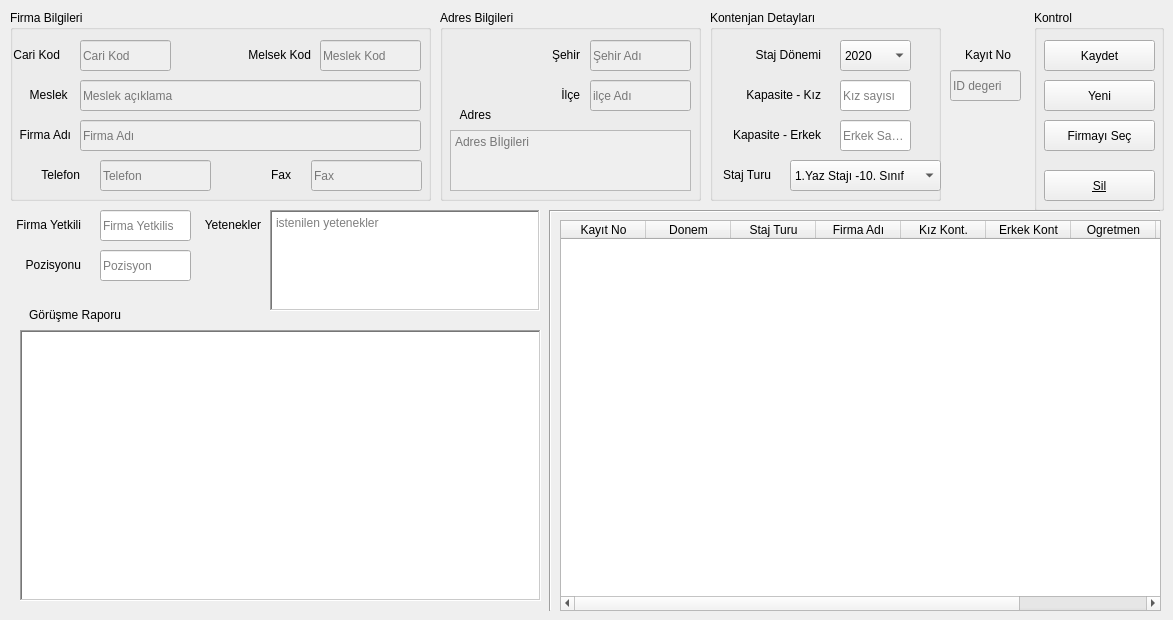
      <widget class="QWidget" name="tab_14">
       <attribute name="title">
        <string>Staj Kontenjanları</string>
       </attribute>
       <widget class="QGroupBox" name="groupBox_29">
        <property name="geometry">
         <rect>
          <x>1034</x>
          <y>10</y>
          <width>130</width>
          <height>201</height>
         </rect>
        </property>
        <property name="title">
         <string>Kontrol</string>
        </property>
        <widget class="QPushButton" name="pushButton_36">
         <property name="geometry">
          <rect>
           <x>10</x>
           <y>30</y>
           <width>111</width>
           <height>31</height>
          </rect>
         </property>
         <property name="text">
          <string>Kaydet</string>
         </property>
        </widget>
        <widget class="QPushButton" name="pushButton_37">
         <property name="geometry">
          <rect>
           <x>10</x>
           <y>70</y>
           <width>111</width>
           <height>31</height>
          </rect>
         </property>
         <property name="text">
          <string>Yeni</string>
         </property>
        </widget>
        <widget class="QPushButton" name="pushButton_38">
         <property name="geometry">
          <rect>
           <x>10</x>
           <y>160</y>
           <width>111</width>
           <height>31</height>
          </rect>
         </property>
         <property name="font">
          <font>
           <underline>true</underline>
          </font>
         </property>
         <property name="text">
          <string>Sil</string>
         </property>
        </widget>
        <widget class="QPushButton" name="pushButton_26">
         <property name="geometry">
          <rect>
           <x>10</x>
           <y>110</y>
           <width>111</width>
           <height>31</height>
          </rect>
         </property>
         <property name="text">
          <string>Firmayı Seç</string>
         </property>
        </widget>
       </widget>
       <widget class="QGroupBox" name="groupBox_27">
        <property name="geometry">
         <rect>
          <x>710</x>
          <y>10</y>
          <width>231</width>
          <height>191</height>
         </rect>
        </property>
        <property name="title">
         <string>Kontenjan Detayları</string>
        </property>
        <widget class="QComboBox" name="comboBox_14">
         <property name="geometry">
          <rect>
           <x>130</x>
           <y>30</y>
           <width>71</width>
           <height>31</height>
          </rect>
         </property>
         <item>
          <property name="text">
           <string>2020</string>
          </property>
         </item>
         <item>
          <property name="text">
           <string>2021</string>
          </property>
         </item>
         <item>
          <property name="text">
           <string>2022</string>
          </property>
         </item>
         <item>
          <property name="text">
           <string>2023</string>
          </property>
         </item>
         <item>
          <property name="text">
           <string>2024</string>
          </property>
         </item>
         <item>
          <property name="text">
           <string>2025</string>
          </property>
         </item>
         <item>
          <property name="text">
           <string>2026</string>
          </property>
         </item>
         <item>
          <property name="text">
           <string>2027</string>
          </property>
         </item>
         <item>
          <property name="text">
           <string>2028</string>
          </property>
         </item>
         <item>
          <property name="text">
           <string>2029</string>
          </property>
         </item>
         <item>
          <property name="text">
           <string>2030</string>
          </property>
         </item>
         <item>
          <property name="text">
           <string>2031</string>
          </property>
         </item>
         <item>
          <property name="text">
           <string>2032</string>
          </property>
         </item>
         <item>
          <property name="text">
           <string>2033</string>
          </property>
         </item>
         <item>
          <property name="text">
           <string>2034</string>
          </property>
         </item>
         <item>
          <property name="text">
           <string>2035</string>
          </property>
         </item>
        </widget>
        <widget class="QLabel" name="label_96">
         <property name="geometry">
          <rect>
           <x>30</x>
           <y>30</y>
           <width>81</width>
           <height>30</height>
          </rect>
         </property>
         <property name="midLineWidth">
          <number>0</number>
         </property>
         <property name="text">
          <string>Staj Dönemi</string>
         </property>
         <property name="alignment">
          <set>Qt::AlignRight|Qt::AlignTrailing|Qt::AlignVCenter</set>
         </property>
        </widget>
        <widget class="QLineEdit" name="lineEdit_81">
         <property name="geometry">
          <rect>
           <x>130</x>
           <y>110</y>
           <width>71</width>
           <height>31</height>
          </rect>
         </property>
         <property name="inputMask">
          <string/>
         </property>
         <property name="text">
          <string/>
         </property>
         <property name="maxLength">
          <number>2</number>
         </property>
         <property name="placeholderText">
          <string>Erkek Sayısı</string>
         </property>
        </widget>
        <widget class="QLabel" name="label_97">
         <property name="geometry">
          <rect>
           <x>10</x>
           <y>110</y>
           <width>101</width>
           <height>30</height>
          </rect>
         </property>
         <property name="midLineWidth">
          <number>0</number>
         </property>
         <property name="text">
          <string>Kapasite - Erkek</string>
         </property>
         <property name="alignment">
          <set>Qt::AlignRight|Qt::AlignTrailing|Qt::AlignVCenter</set>
         </property>
        </widget>
        <widget class="QLineEdit" name="lineEdit_77">
         <property name="geometry">
          <rect>
           <x>130</x>
           <y>70</y>
           <width>71</width>
           <height>31</height>
          </rect>
         </property>
         <property name="inputMask">
          <string/>
         </property>
         <property name="text">
          <string/>
         </property>
         <property name="maxLength">
          <number>2</number>
         </property>
         <property name="placeholderText">
          <string>Kız sayısı</string>
         </property>
        </widget>
        <widget class="QLabel" name="label_93">
         <property name="geometry">
          <rect>
           <x>30</x>
           <y>70</y>
           <width>81</width>
           <height>30</height>
          </rect>
         </property>
         <property name="midLineWidth">
          <number>0</number>
         </property>
         <property name="text">
          <string>Kapasite - Kız</string>
         </property>
         <property name="alignment">
          <set>Qt::AlignRight|Qt::AlignTrailing|Qt::AlignVCenter</set>
         </property>
        </widget>
        <widget class="QLabel" name="label_79">
         <property name="geometry">
          <rect>
           <x>0</x>
           <y>150</y>
           <width>61</width>
           <height>30</height>
          </rect>
         </property>
         <property name="midLineWidth">
          <number>0</number>
         </property>
         <property name="text">
          <string>Staj Turu</string>
         </property>
         <property name="alignment">
          <set>Qt::AlignRight|Qt::AlignTrailing|Qt::AlignVCenter</set>
         </property>
        </widget>
        <widget class="QComboBox" name="comboBox_12">
         <property name="geometry">
          <rect>
           <x>80</x>
           <y>150</y>
           <width>151</width>
           <height>31</height>
          </rect>
         </property>
         <item>
          <property name="text">
           <string>1.Yaz Stajı -10. Sınıf</string>
          </property>
         </item>
         <item>
          <property name="text">
           <string>2.Yaz Stajı -11. Sınıf</string>
          </property>
         </item>
         <item>
          <property name="text">
           <string>3.Ara Donem Staj - 10. Sınıf</string>
          </property>
         </item>
         <item>
          <property name="text">
           <string>4.Ara Dönem Staj - 11. Sınıf</string>
          </property>
         </item>
         <item>
          <property name="text">
           <string>10.Sınıf Eksik Staj</string>
          </property>
         </item>
         <item>
          <property name="text">
           <string>11.Sınıf Eksik Staj</string>
          </property>
         </item>
         <item>
          <property name="text">
           <string>Diğer - Eksik Staj</string>
          </property>
         </item>
        </widget>
        <widget class="QLabel" name="label_123">
         <property name="geometry">
          <rect>
           <x>200</x>
           <y>74</y>
           <width>21</width>
           <height>20</height>
          </rect>
         </property>
         <property name="text">
          <string/>
         </property>
         <property name="pixmap">
          <pixmap resource="icons.qrc">:/staticfiles/icons/warning.png</pixmap>
         </property>
         <property name="scaledContents">
          <bool>true</bool>
         </property>
        </widget>
        <widget class="QLabel" name="label_124">
         <property name="geometry">
          <rect>
           <x>200</x>
           <y>114</y>
           <width>21</width>
           <height>20</height>
          </rect>
         </property>
         <property name="text">
          <string/>
         </property>
         <property name="pixmap">
          <pixmap resource="icons.qrc">:/staticfiles/icons/warning.png</pixmap>
         </property>
         <property name="scaledContents">
          <bool>true</bool>
         </property>
        </widget>
       </widget>
       <widget class="QGroupBox" name="groupBox_22">
        <property name="geometry">
         <rect>
          <x>440</x>
          <y>10</y>
          <width>261</width>
          <height>191</height>
         </rect>
        </property>
        <property name="title">
         <string>Adres Bilgileri</string>
        </property>
        <widget class="QLabel" name="label_80">
         <property name="geometry">
          <rect>
           <x>10</x>
           <y>70</y>
           <width>130</width>
           <height>30</height>
          </rect>
         </property>
         <property name="midLineWidth">
          <number>0</number>
         </property>
         <property name="text">
          <string>İlçe</string>
         </property>
         <property name="alignment">
          <set>Qt::AlignRight|Qt::AlignTrailing|Qt::AlignVCenter</set>
         </property>
        </widget>
        <widget class="QLineEdit" name="lineEdit_67">
         <property name="enabled">
          <bool>false</bool>
         </property>
         <property name="geometry">
          <rect>
           <x>150</x>
           <y>70</y>
           <width>101</width>
           <height>31</height>
          </rect>
         </property>
         <property name="placeholderText">
          <string>ilçe Adı</string>
         </property>
        </widget>
        <widget class="QLabel" name="label_81">
         <property name="geometry">
          <rect>
           <x>10</x>
           <y>90</y>
           <width>41</width>
           <height>30</height>
          </rect>
         </property>
         <property name="midLineWidth">
          <number>0</number>
         </property>
         <property name="text">
          <string>Adres</string>
         </property>
         <property name="alignment">
          <set>Qt::AlignRight|Qt::AlignTrailing|Qt::AlignVCenter</set>
         </property>
        </widget>
        <widget class="QTextEdit" name="textEdit_6">
         <property name="enabled">
          <bool>false</bool>
         </property>
         <property name="geometry">
          <rect>
           <x>10</x>
           <y>120</y>
           <width>241</width>
           <height>61</height>
          </rect>
         </property>
         <property name="placeholderText">
          <string>Adres Bİlgileri</string>
         </property>
        </widget>
        <widget class="QLabel" name="label_82">
         <property name="geometry">
          <rect>
           <x>10</x>
           <y>30</y>
           <width>130</width>
           <height>30</height>
          </rect>
         </property>
         <property name="midLineWidth">
          <number>0</number>
         </property>
         <property name="text">
          <string>Şehir</string>
         </property>
         <property name="alignment">
          <set>Qt::AlignRight|Qt::AlignTrailing|Qt::AlignVCenter</set>
         </property>
        </widget>
        <widget class="QLineEdit" name="lineEdit_68">
         <property name="enabled">
          <bool>false</bool>
         </property>
         <property name="geometry">
          <rect>
           <x>150</x>
           <y>30</y>
           <width>101</width>
           <height>31</height>
          </rect>
         </property>
         <property name="placeholderText">
          <string>Şehir Adı</string>
         </property>
        </widget>
       </widget>
       <widget class="QGroupBox" name="groupBox_23">
        <property name="geometry">
         <rect>
          <x>10</x>
          <y>10</y>
          <width>421</width>
          <height>191</height>
         </rect>
        </property>
        <property name="title">
         <string>Firma Bilgileri</string>
        </property>
        <widget class="QLabel" name="label_83">
         <property name="geometry">
          <rect>
           <x>-1</x>
           <y>30</y>
           <width>51</width>
           <height>30</height>
          </rect>
         </property>
         <property name="midLineWidth">
          <number>0</number>
         </property>
         <property name="text">
          <string>Cari Kod</string>
         </property>
         <property name="alignment">
          <set>Qt::AlignRight|Qt::AlignTrailing|Qt::AlignVCenter</set>
         </property>
        </widget>
        <widget class="QLabel" name="label_84">
         <property name="geometry">
          <rect>
           <x>19</x>
           <y>150</y>
           <width>51</width>
           <height>30</height>
          </rect>
         </property>
         <property name="midLineWidth">
          <number>0</number>
         </property>
         <property name="text">
          <string>Telefon</string>
         </property>
         <property name="alignment">
          <set>Qt::AlignRight|Qt::AlignTrailing|Qt::AlignVCenter</set>
         </property>
        </widget>
        <widget class="QLineEdit" name="lineEdit_69">
         <property name="enabled">
          <bool>false</bool>
         </property>
         <property name="geometry">
          <rect>
           <x>70</x>
           <y>110</y>
           <width>341</width>
           <height>31</height>
          </rect>
         </property>
         <property name="text">
          <string/>
         </property>
         <property name="placeholderText">
          <string>Firma Adı</string>
         </property>
        </widget>
        <widget class="QLabel" name="label_85">
         <property name="geometry">
          <rect>
           <x>230</x>
           <y>150</y>
           <width>51</width>
           <height>30</height>
          </rect>
         </property>
         <property name="midLineWidth">
          <number>0</number>
         </property>
         <property name="text">
          <string>Fax</string>
         </property>
         <property name="alignment">
          <set>Qt::AlignRight|Qt::AlignTrailing|Qt::AlignVCenter</set>
         </property>
        </widget>
        <widget class="QLineEdit" name="lineEdit_70">
         <property name="enabled">
          <bool>false</bool>
         </property>
         <property name="geometry">
          <rect>
           <x>70</x>
           <y>30</y>
           <width>91</width>
           <height>31</height>
          </rect>
         </property>
         <property name="text">
          <string/>
         </property>
         <property name="readOnly">
          <bool>false</bool>
         </property>
         <property name="placeholderText">
          <string>Cari Kod</string>
         </property>
         <property name="clearButtonEnabled">
          <bool>false</bool>
         </property>
        </widget>
        <widget class="QLabel" name="label_86">
         <property name="geometry">
          <rect>
           <x>0</x>
           <y>110</y>
           <width>61</width>
           <height>30</height>
          </rect>
         </property>
         <property name="midLineWidth">
          <number>0</number>
         </property>
         <property name="text">
          <string>Firma Adı</string>
         </property>
         <property name="alignment">
          <set>Qt::AlignRight|Qt::AlignTrailing|Qt::AlignVCenter</set>
         </property>
        </widget>
        <widget class="QLineEdit" name="lineEdit_71">
         <property name="enabled">
          <bool>false</bool>
         </property>
         <property name="geometry">
          <rect>
           <x>90</x>
           <y>150</y>
           <width>111</width>
           <height>31</height>
          </rect>
         </property>
         <property name="text">
          <string/>
         </property>
         <property name="placeholderText">
          <string>Telefon</string>
         </property>
        </widget>
        <widget class="QLineEdit" name="lineEdit_72">
         <property name="enabled">
          <bool>false</bool>
         </property>
         <property name="geometry">
          <rect>
           <x>301</x>
           <y>150</y>
           <width>111</width>
           <height>31</height>
          </rect>
         </property>
         <property name="text">
          <string/>
         </property>
         <property name="placeholderText">
          <string>Fax</string>
         </property>
        </widget>
        <widget class="QLabel" name="label_89">
         <property name="geometry">
          <rect>
           <x>230</x>
           <y>30</y>
           <width>71</width>
           <height>30</height>
          </rect>
         </property>
         <property name="midLineWidth">
          <number>0</number>
         </property>
         <property name="text">
          <string>Melsek Kod</string>
         </property>
         <property name="alignment">
          <set>Qt::AlignRight|Qt::AlignTrailing|Qt::AlignVCenter</set>
         </property>
        </widget>
        <widget class="QLineEdit" name="lineEdit_75">
         <property name="enabled">
          <bool>false</bool>
         </property>
         <property name="geometry">
          <rect>
           <x>310</x>
           <y>30</y>
           <width>101</width>
           <height>31</height>
          </rect>
         </property>
         <property name="inputMethodHints">
          <set>Qt::ImhFormattedNumbersOnly</set>
         </property>
         <property name="placeholderText">
          <string>Meslek Kod</string>
         </property>
        </widget>
        <widget class="QLabel" name="label_92">
         <property name="geometry">
          <rect>
           <x>0</x>
           <y>70</y>
           <width>61</width>
           <height>30</height>
          </rect>
         </property>
         <property name="midLineWidth">
          <number>0</number>
         </property>
         <property name="text">
          <string>Meslek </string>
         </property>
         <property name="alignment">
          <set>Qt::AlignRight|Qt::AlignTrailing|Qt::AlignVCenter</set>
         </property>
        </widget>
        <widget class="QLineEdit" name="lineEdit_78">
         <property name="enabled">
          <bool>false</bool>
         </property>
         <property name="geometry">
          <rect>
           <x>70</x>
           <y>70</y>
           <width>341</width>
           <height>31</height>
          </rect>
         </property>
         <property name="text">
          <string/>
         </property>
         <property name="placeholderText">
          <string>Meslek açıklama</string>
         </property>
        </widget>
       </widget>
       <widget class="QLineEdit" name="lineEdit_79">
        <property name="geometry">
         <rect>
          <x>100</x>
          <y>210</y>
          <width>91</width>
          <height>31</height>
         </rect>
        </property>
        <property name="text">
         <string/>
        </property>
        <property name="placeholderText">
         <string>Firma Yetkilis</string>
        </property>
       </widget>
       <widget class="QLabel" name="label_94">
        <property name="geometry">
         <rect>
          <x>0</x>
          <y>210</y>
          <width>81</width>
          <height>30</height>
         </rect>
        </property>
        <property name="midLineWidth">
         <number>0</number>
        </property>
        <property name="text">
         <string>Firma Yetkili</string>
        </property>
        <property name="alignment">
         <set>Qt::AlignRight|Qt::AlignTrailing|Qt::AlignVCenter</set>
        </property>
       </widget>
       <widget class="QLineEdit" name="lineEdit_80">
        <property name="geometry">
         <rect>
          <x>100</x>
          <y>250</y>
          <width>91</width>
          <height>31</height>
         </rect>
        </property>
        <property name="text">
         <string/>
        </property>
        <property name="placeholderText">
         <string>Pozisyon</string>
        </property>
       </widget>
       <widget class="QLabel" name="label_95">
        <property name="geometry">
         <rect>
          <x>0</x>
          <y>250</y>
          <width>81</width>
          <height>30</height>
         </rect>
        </property>
        <property name="midLineWidth">
         <number>0</number>
        </property>
        <property name="text">
         <string>Pozisyonu</string>
        </property>
        <property name="alignment">
         <set>Qt::AlignRight|Qt::AlignTrailing|Qt::AlignVCenter</set>
        </property>
       </widget>
       <widget class="QTextEdit" name="textEdit_8">
        <property name="geometry">
         <rect>
          <x>270</x>
          <y>210</y>
          <width>270</width>
          <height>101</height>
         </rect>
        </property>
        <property name="frameShape">
         <enum>QFrame::WinPanel</enum>
        </property>
        <property name="sizeAdjustPolicy">
         <enum>QAbstractScrollArea::AdjustIgnored</enum>
        </property>
        <property name="autoFormatting">
         <set>QTextEdit::AutoAll</set>
        </property>
        <property name="html">
         <string>&lt;!DOCTYPE HTML PUBLIC &quot;-//W3C//DTD HTML 4.0//EN&quot; &quot;http://www.w3.org/TR/REC-html40/strict.dtd&quot;&gt;
&lt;html&gt;&lt;head&gt;&lt;meta name=&quot;qrichtext&quot; content=&quot;1&quot; /&gt;&lt;style type=&quot;text/css&quot;&gt;
p, li { white-space: pre-wrap; }
&lt;/style&gt;&lt;/head&gt;&lt;body style=&quot; font-family:'MS Shell Dlg 2'; font-size:7.8pt; font-weight:400; font-style:normal;&quot;&gt;
&lt;p style=&quot;-qt-paragraph-type:empty; margin-top:0px; margin-bottom:0px; margin-left:0px; margin-right:0px; -qt-block-indent:0; text-indent:0px;&quot;&gt;&lt;br /&gt;&lt;/p&gt;&lt;/body&gt;&lt;/html&gt;</string>
        </property>
        <property name="placeholderText">
         <string>istenilen yetenekler</string>
        </property>
       </widget>
       <widget class="QLabel" name="label_98">
        <property name="geometry">
         <rect>
          <x>180</x>
          <y>210</y>
          <width>81</width>
          <height>30</height>
         </rect>
        </property>
        <property name="midLineWidth">
         <number>0</number>
        </property>
        <property name="text">
         <string>Yetenekler</string>
        </property>
        <property name="alignment">
         <set>Qt::AlignRight|Qt::AlignTrailing|Qt::AlignVCenter</set>
        </property>
       </widget>
       <widget class="QLabel" name="label_99">
        <property name="geometry">
         <rect>
          <x>10</x>
          <y>300</y>
          <width>111</width>
          <height>30</height>
         </rect>
        </property>
        <property name="midLineWidth">
         <number>0</number>
        </property>
        <property name="text">
         <string>Görüşme Raporu</string>
        </property>
        <property name="alignment">
         <set>Qt::AlignRight|Qt::AlignTrailing|Qt::AlignVCenter</set>
        </property>
       </widget>
       <widget class="Line" name="line_3">
        <property name="geometry">
         <rect>
          <x>540</x>
          <y>210</y>
          <width>20</width>
          <height>401</height>
         </rect>
        </property>
        <property name="orientation">
         <enum>Qt::Vertical</enum>
        </property>
       </widget>
       <widget class="Line" name="line_4">
        <property name="geometry">
         <rect>
          <x>550</x>
          <y>210</y>
          <width>610</width>
          <height>3</height>
         </rect>
        </property>
        <property name="orientation">
         <enum>Qt::Horizontal</enum>
        </property>
       </widget>
       <widget class="QTableWidget" name="tableWidget_7">
        <property name="geometry">
         <rect>
          <x>560</x>
          <y>220</y>
          <width>601</width>
          <height>391</height>
         </rect>
        </property>
        <property name="sizeAdjustPolicy">
         <enum>QAbstractScrollArea::AdjustToContents</enum>
        </property>
        <property name="editTriggers">
         <set>QAbstractItemView::NoEditTriggers</set>
        </property>
        <property name="selectionMode">
         <enum>QAbstractItemView::SingleSelection</enum>
        </property>
        <property name="selectionBehavior">
         <enum>QAbstractItemView::SelectRows</enum>
        </property>
        <property name="sortingEnabled">
         <bool>true</bool>
        </property>
        <attribute name="horizontalHeaderCascadingSectionResizes">
         <bool>true</bool>
        </attribute>
        <attribute name="horizontalHeaderDefaultSectionSize">
         <number>85</number>
        </attribute>
        <attribute name="horizontalHeaderShowSortIndicator" stdset="0">
         <bool>true</bool>
        </attribute>
        <attribute name="horizontalHeaderStretchLastSection">
         <bool>true</bool>
        </attribute>
        <column>
         <property name="text">
          <string>Kayıt No</string>
         </property>
        </column>
        <column>
         <property name="text">
          <string>Donem</string>
         </property>
        </column>
        <column>
         <property name="text">
          <string>Staj Turu</string>
         </property>
        </column>
        <column>
         <property name="text">
          <string>Firma Adı</string>
         </property>
        </column>
        <column>
         <property name="text">
          <string>Kız Kont.</string>
         </property>
        </column>
        <column>
         <property name="text">
          <string>Erkek Kont</string>
         </property>
        </column>
        <column>
         <property name="text">
          <string>Ogretmen</string>
         </property>
        </column>
        <column>
         <property name="text">
          <string>Acıklama</string>
         </property>
        </column>
        <column>
         <property name="text">
          <string>Kayıt Tarihi</string>
         </property>
        </column>
       </widget>
       <widget class="QTextEdit" name="textEdit_9">
        <property name="geometry">
         <rect>
          <x>20</x>
          <y>330</y>
          <width>521</width>
          <height>271</height>
         </rect>
        </property>
        <property name="frameShape">
         <enum>QFrame::WinPanel</enum>
        </property>
        <property name="sizeAdjustPolicy">
         <enum>QAbstractScrollArea::AdjustIgnored</enum>
        </property>
        <property name="autoFormatting">
         <set>QTextEdit::AutoAll</set>
        </property>
       </widget>
       <widget class="QLabel" name="label_31">
        <property name="enabled">
         <bool>true</bool>
        </property>
        <property name="geometry">
         <rect>
          <x>920</x>
          <y>40</y>
          <width>91</width>
          <height>30</height>
         </rect>
        </property>
        <property name="midLineWidth">
         <number>0</number>
        </property>
        <property name="text">
         <string>Kayıt No</string>
        </property>
        <property name="alignment">
         <set>Qt::AlignRight|Qt::AlignTrailing|Qt::AlignVCenter</set>
        </property>
       </widget>
       <widget class="QLineEdit" name="lineEdit_24">
        <property name="enabled">
         <bool>false</bool>
        </property>
        <property name="geometry">
         <rect>
          <x>950</x>
          <y>70</y>
          <width>71</width>
          <height>31</height>
         </rect>
        </property>
        <property name="placeholderText">
         <string>ID degeri</string>
        </property>
       </widget>
       <widget class="QLabel" name="label_121">
        <property name="geometry">
         <rect>
          <x>120</x>
          <y>310</y>
          <width>21</width>
          <height>20</height>
         </rect>
        </property>
        <property name="text">
         <string/>
        </property>
        <property name="pixmap">
         <pixmap resource="icons.qrc">:/staticfiles/icons/warning.png</pixmap>
        </property>
        <property name="scaledContents">
         <bool>true</bool>
        </property>
       </widget>
       <widget class="QLabel" name="label_122">
        <property name="geometry">
         <rect>
          <x>178</x>
          <y>214</y>
          <width>21</width>
          <height>20</height>
         </rect>
        </property>
        <property name="text">
         <string/>
        </property>
        <property name="pixmap">
         <pixmap resource="icons.qrc">:/staticfiles/icons/warning.png</pixmap>
        </property>
        <property name="scaledContents">
         <bool>true</bool>
        </property>
       </widget>
      </widget>
